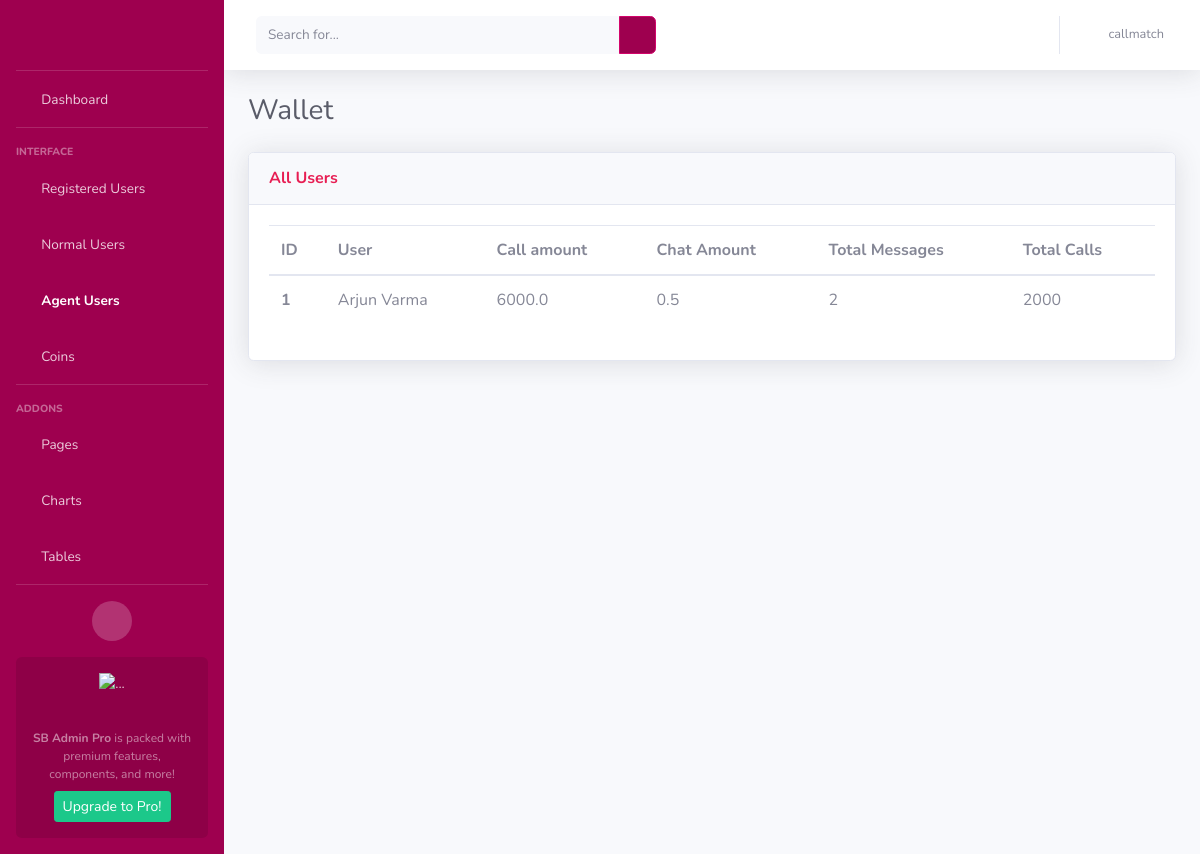
Page /wallet_agent_user (signed in) on the earlier database version.
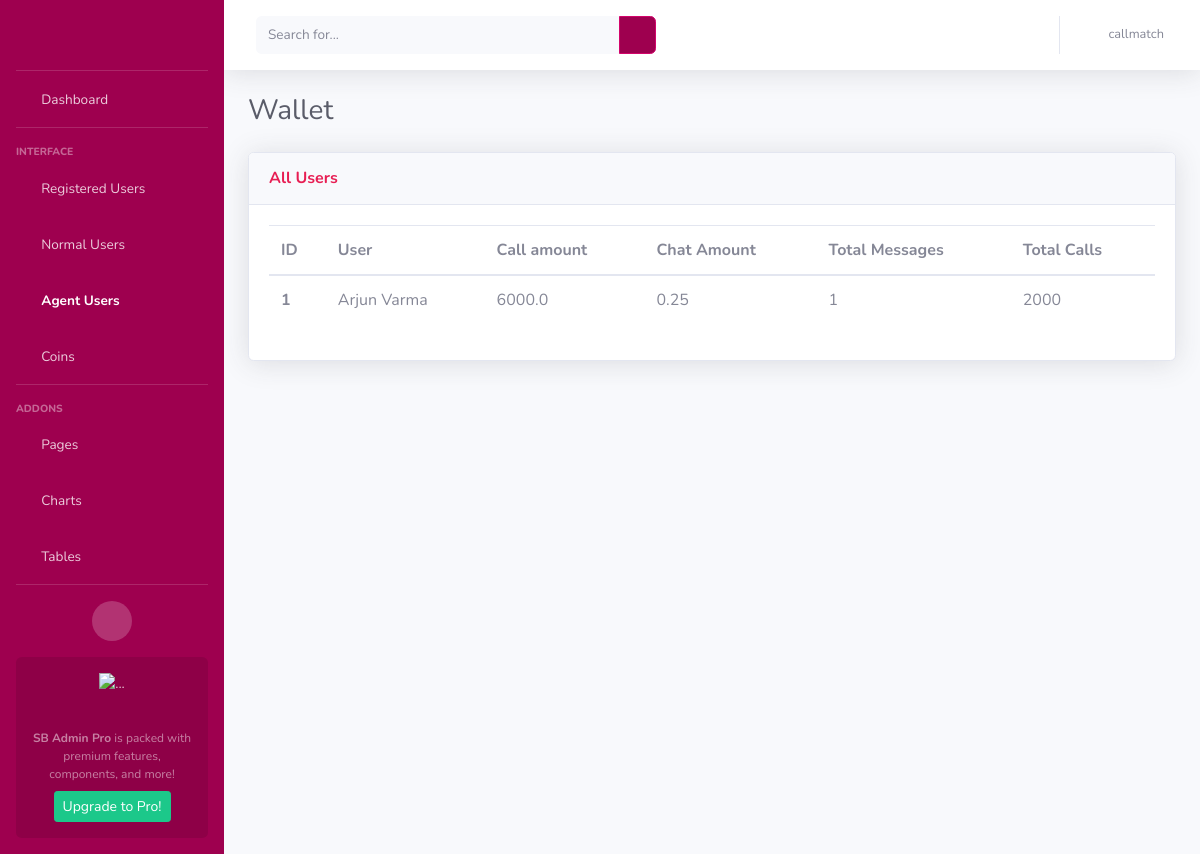
Same page on the later database version.
### AdminApp/models.py (models this page shows, shortened)
class WalletModel(models.Model):
    wallet_id = models.AutoField(primary_key = True)
    user = models.ForeignKey(CustomerModel, on_delete=models.CASCADE)
    wallet_coins = models.IntegerField(default=300, null=True)
    messages_remaining = models.IntegerField(default=0)  # For normal users
    call_amount = models.FloatField(default=0.0)
    chat_amount = models.FloatField(default=0.0)
    total_messages_received = models.IntegerField(default=0)
    total_minutes = models.IntegerField(default=0)
    total_amount = models.FloatField(default=0.0)

class CustomerModel(models.Model):
    NORMAL_USER = 'Normal User'
    AGENT_USER = 'Agent User'
    USER_STATUS_CHOICES = [
        (NORMAL_USER, 'Normal User'),
        (AGENT_USER, 'Agent User'),
    ]
    BOTH = 'Both'
    MALAYALAM = 'Malayalam'
    TAMIL = 'Tamil'
    LANGUAGE_CHOICES = [
        (BOTH, 'Both'),
        (MALAYALAM, 'Malayalam'),
        (TAMIL, 'Tamil'),
    ]
    customer_id = models.AutoField(primary_key = True)
    customer_first_name = models.CharField(max_length=100)
    customer_last_name = models.CharField(max_length=100)
    customer_email = models.EmailField()
    customer_contact = models.CharField(max_length=50)
    status = models.CharField(
        max_length=20,
        choices=USER_STATUS_CHOICES,
        default=NORMAL_USER,
    )
    is_online = models.BooleanField(default=False)
    languages = models.CharField(
        max_length=20,
        choices=LANGUAGE_CHOICES,
        default=BOTH,
    )
    is_existing = models.BooleanField(default=False)
    adhaar_no = models.CharField(max_length=50, null=True, blank=True)

### AdminApp/views.py (the view)
# urls.py: path('wallet_agent_user', views.wallet_agentuser, name='wallet_agent_users'),
def wallet_agentuser(request):
    username = request.session.get('user', None)
    if username is None:
        return redirect('/login')
    wallets = WalletModel.objects.filter(user__status='Agent User')
    return render(request, 'agentuser_wallet.html', {'wallets': wallets, 'username': username})

### templates/agentuser_wallet.html (shortened to what the changed rows need)
<!DOCTYPE html>
<html lang="en">
<head>
    {% load static %}
    <link href="{% static 'vendor/fontawesome-free/css/all.min.css' %}" rel="stylesheet" type="text/css">
    <link href="{% static 'css/sb-admin-2.min.css' %}" rel="stylesheet">
</head>
<body id="page-top">
    <div id="wrapper">
        <div id="content-wrapper" class="d-flex flex-column">
            <div id="content">
                <div class="container-fluid">
                    <div class="d-sm-flex align-items-center justify-content-between mb-4">
                        <h1 class="h3 mb-0 text-gray-800">Wallet</h1>
                    </div>
                    <div class="row">
                        <div class="col">
                            <div class="card shadow mb-4">
                                <div class="card-body">
                                    <div>
                                        <table class="table all-users">
                                          <thead>
                                            <tr>
                                              <th scope="col">ID</th>
                                              <th scope="col">User</th>
                                              <th scope="col">Call amount</th>
                                              <th scope="col">Chat Amount</th>
                                              <th scope="col">Total Messages</th>
                                              <th scope="col">Total Calls</th>
                                            </tr>
                                          </thead>
                                          <tbody>
                                          {% for wallet in wallets %}
                                            <tr>
                                                <th scope="row">{{ forloop.counter }}</th>
                                              <td>{{wallet.user.customer_first_name}} {{wallet.user.customer_last_name}}</td>
                                              <td>{{wallet.call_amount}}</td>
                                              <td>{{wallet.chat_amount}}</td>
                                              <td>{{wallet.total_messages_received}}</td>
                                              <td>{{wallet.total_minutes}}</td>
                                            </tr>
                                          {% endfor %}
                                          </tbody>
                                        </table>
                                    </div>
                                </div>
                            </div>
                        </div>
                    </div>
                </div>
            </div>
        </div>
    </div>
</body>
</html>

Differences in the rows shown:
changed WalletModel "Arjun": chat_amount "0.5" → "0.25"; total_messages_received "2" → "1"
